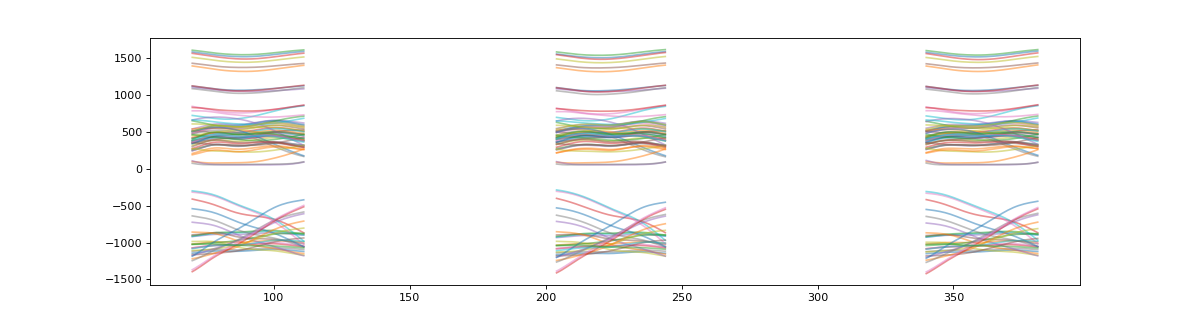

Source code (Python):
#Make an instance of the segmenter
S = seg1d.Segmenter()
#set scaling parameters
S.minW,S.maxW,S.step = 98, 105, 1
#Set target and reference data
S.t, S.r, S.w = t,r,w
#call the segmentation algorithm
segments = S.segment()
print(np.around(segments,decimals=7))
# [[204.        245.          0.7128945]
# [ 70.        112.          0.6670482]
# [340.        382.          0.6630886]]

plt_t = S.masked_t #get a NaN masked array of the target data

# plot masked target
plt.figure(figsize=(15,4)) # doctest: +SKIP
plt.plot(plt_t.T,alpha=0.5) # doctest: +SKIP
plt.show() # doctest: +SKIP
